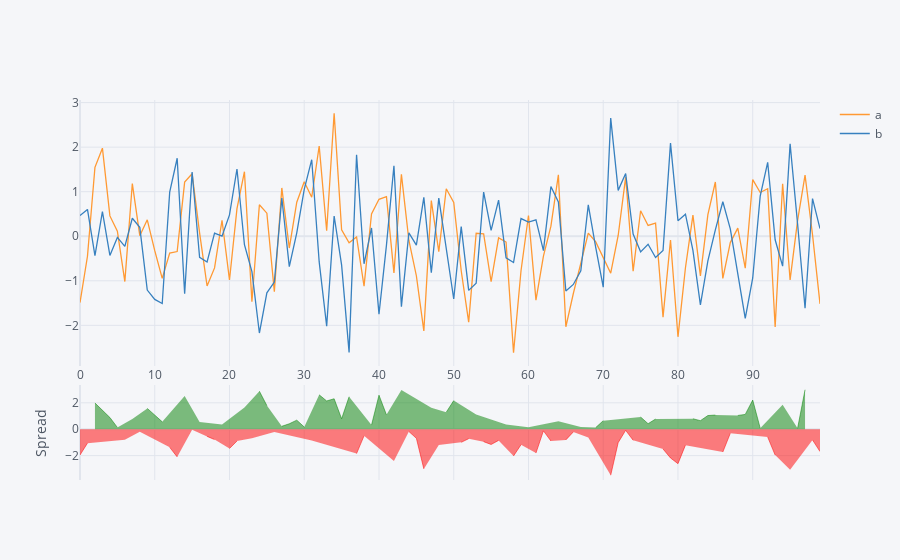

This figure's notebook cell:
### Code cell
dataframe[['a','b']].iplot(kind='spread')
